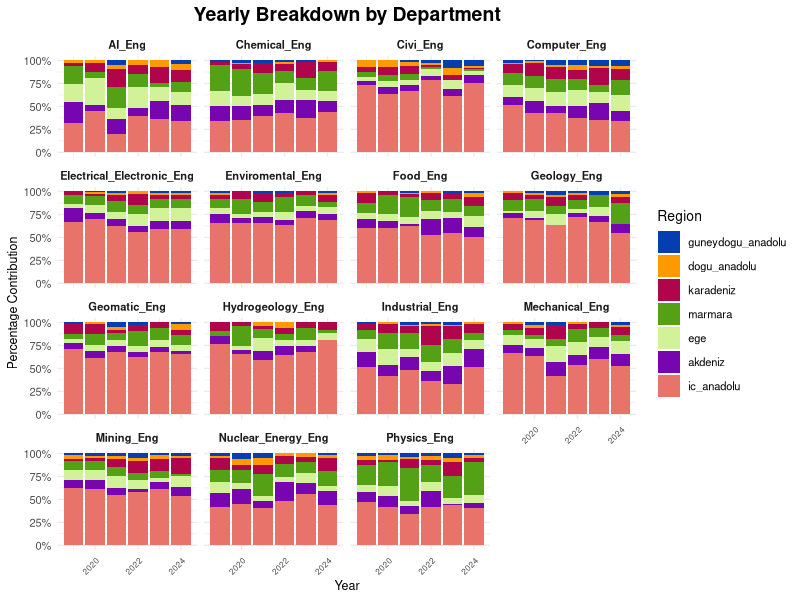

Recreate this plot in R.
## ---- chunk 1
# Load necessary library
library(readr)

# Read the CSV file
data <- read_csv("ya_veri.csv")

# Display the data as a table
knitr::kable(data)
## ---- chunk 2
# Load necessary libraries
library(tidyr)
library(dplyr)
library(ggplot2)
library(forcats)
library(readr)
library(stringr)

# Load the dataset
data <- read_csv("ya_veri.csv")

# Exclude 2018 and reshape the data
data_tidy <- data %>%
  filter(year != 2018) %>%
  select(department, year, akdeniz, dogu_anadolu, ege, guneydogu_anadolu, ic_anadolu, karadeniz, marmara) %>%
  pivot_longer(
    cols = c(akdeniz, dogu_anadolu, ege, guneydogu_anadolu, ic_anadolu, karadeniz, marmara),
    names_to = "region",
    values_to = "percentage_contribution"
  ) %>%
  mutate(region = fct_relevel(region, 
    "ic_anadolu", "marmara", "guneydogu_anadolu", "dogu_anadolu", "akdeniz", "ege", "karadeniz")) %>%
  filter(!is.na(percentage_contribution)) %>%
  group_by(department, year) %>%
  mutate(region = fct_reorder(region, -percentage_contribution, .desc = TRUE)) %>%
  ungroup()

# Define the color palette, including all regions
region_colors <- c(
  "ic_anadolu" = "#e8736b",
  "marmara" = "#54a115",
  "guneydogu_anadolu" = "#053eb0",
  "dogu_anadolu" = "#ff9900",  # Ensure correct name here
  "akdeniz" = "#7705b0",
  "karadeniz" = "#b0054a",
  "ege" = "#d1f299"
)

# Department-Based Plot
ggplot(data=data_tidy, aes(x=year, y=percentage_contribution, fill=region)) +
  geom_bar(stat="identity", position="fill") +
  facet_wrap(~department, ncol = 4) +  # Adjust facet layout
  labs(
    title="Yearly Breakdown by Department",
    x="Year",
    y="Percentage Contribution",
    fill="Region"
  ) +
  scale_y_continuous(labels = scales::percent_format()) +
  scale_fill_manual(values = region_colors) +
  theme_minimal(base_size = 10) +
  theme(
    strip.text = element_text(size = 8, face = "bold"),
    axis.text.x = element_text(angle = 45, hjust = 1, vjust = 1, size = 6),
    axis.text.y = element_text(size = 8),
    axis.title = element_text(size = 9),
    plot.title = element_text(size = 14, face = "bold", hjust = 0.5),
    legend.title = element_text(size = 10),
    legend.text = element_text(size = 8)
  )



